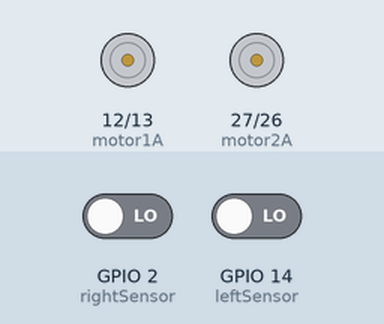
Simulated run of this sketch. Board: ESP32. Shown: motor-driver pin pairs drawn as motors (green arrow = first pin HIGH = forward, orange = second pin HIGH = backward, longer = more drive). The test bench sets the inputs (shaded band); at power-on: GPIO 2 (rightSensor) LOW, GPIO 14 (leftSensor) LOW.

Above: at 1.2 s.
1.3 s: GPIO 2 (rightSensor) driven HIGH
At 2.5 s:
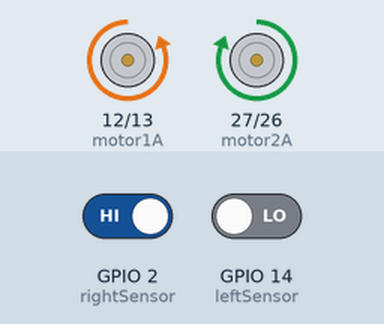
2.8 s: GPIO 14 (leftSensor) driven HIGH
At 3.6 s:
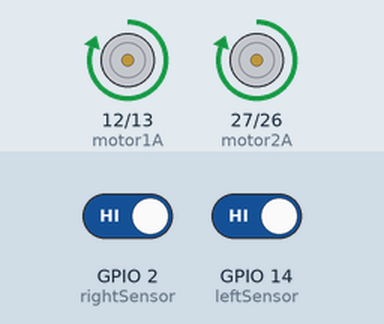
4.3 s: GPIO 2 (rightSensor) driven LOW
At 4.8 s:
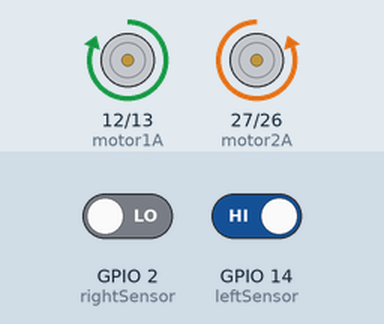
5.8 s: GPIO 14 (leftSensor) driven LOW
At 7.1 s:
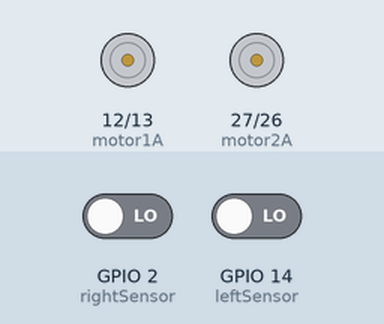
Timing chart, 0 to 8.3 s (numbered marks = the images above; inputs shaded):
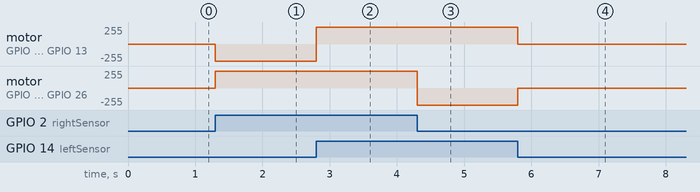

The sketch:

Line_Follower.ino
```cpp
// Line Follower Robot using ESP32/ESP8266 + IR sensors + L298N motor driver

// Pin definitions (adjust if needed for your ESP board)
const int leftSensor = 14;   // D5 (GPIO14)
const int rightSensor = 2;   // D4 (GPIO2)

const int motor1A = 12;  // D12 (GPIO12)
const int motor1B = 13;  // D13 (GPIO13)
const int motor2A = 27;  // D27 (GPIO27)
const int motor2B = 26;  // D26 (GPIO26)

void setup() {
  pinMode(leftSensor, INPUT);
  pinMode(rightSensor, INPUT);

  pinMode(motor1A, OUTPUT);
  pinMode(motor1B, OUTPUT);
  pinMode(motor2A, OUTPUT);
  pinMode(motor2B, OUTPUT);

  stopMotors();
}

void loop() {
  int left = digitalRead(leftSensor);
  int right = digitalRead(rightSensor);

  if (left == HIGH && right == HIGH) {
    forward();
  }
  else if (left == LOW && right == HIGH) {
    leftTurn();
  }
  else if (left == HIGH && right == LOW) {
    rightTurn();
  }
  else {
    stopMotors();
  }
}

// --- Motor Functions ---
void forward() {
  digitalWrite(motor1A, HIGH);
  digitalWrite(motor1B, LOW);
  digitalWrite(motor2A, HIGH);
  digitalWrite(motor2B, LOW);
}

void leftTurn() {
  digitalWrite(motor1A, LOW);
  digitalWrite(motor1B, HIGH);
  digitalWrite(motor2A, HIGH);
  digitalWrite(motor2B, LOW);
}

void rightTurn() {
  digitalWrite(motor1A, HIGH);
  digitalWrite(motor1B, LOW);
  digitalWrite(motor2A, LOW);
  digitalWrite(motor2B, HIGH);
}

void stopMotors() {
  digitalWrite(motor1A, LOW);
  digitalWrite(motor1B, LOW);
  digitalWrite(motor2A, LOW);
  digitalWrite(motor2B, LOW);
}
```

Measured:
- after the input at 1.3 s, motor on GPIO 12 (motor1A) / GPIO 13 (motor1B): stopped → backward 255/255 at once; motor on GPIO 27 (motor2A) / GPIO 26 (motor2B): stopped → forward 255/255 at once
- after the input at 2.8 s, motor on GPIO 12 (motor1A) / GPIO 13 (motor1B): backward 255/255 → forward 255/255 at once
- after the input at 4.3 s, motor on GPIO 27 (motor2A) / GPIO 26 (motor2B): forward 255/255 → backward 255/255 at once
- after the input at 5.8 s, motor on GPIO 12 (motor1A) / GPIO 13 (motor1B): forward 255/255 → stopped at once; motor on GPIO 27 (motor2A) / GPIO 26 (motor2B): backward 255/255 → stopped at once
